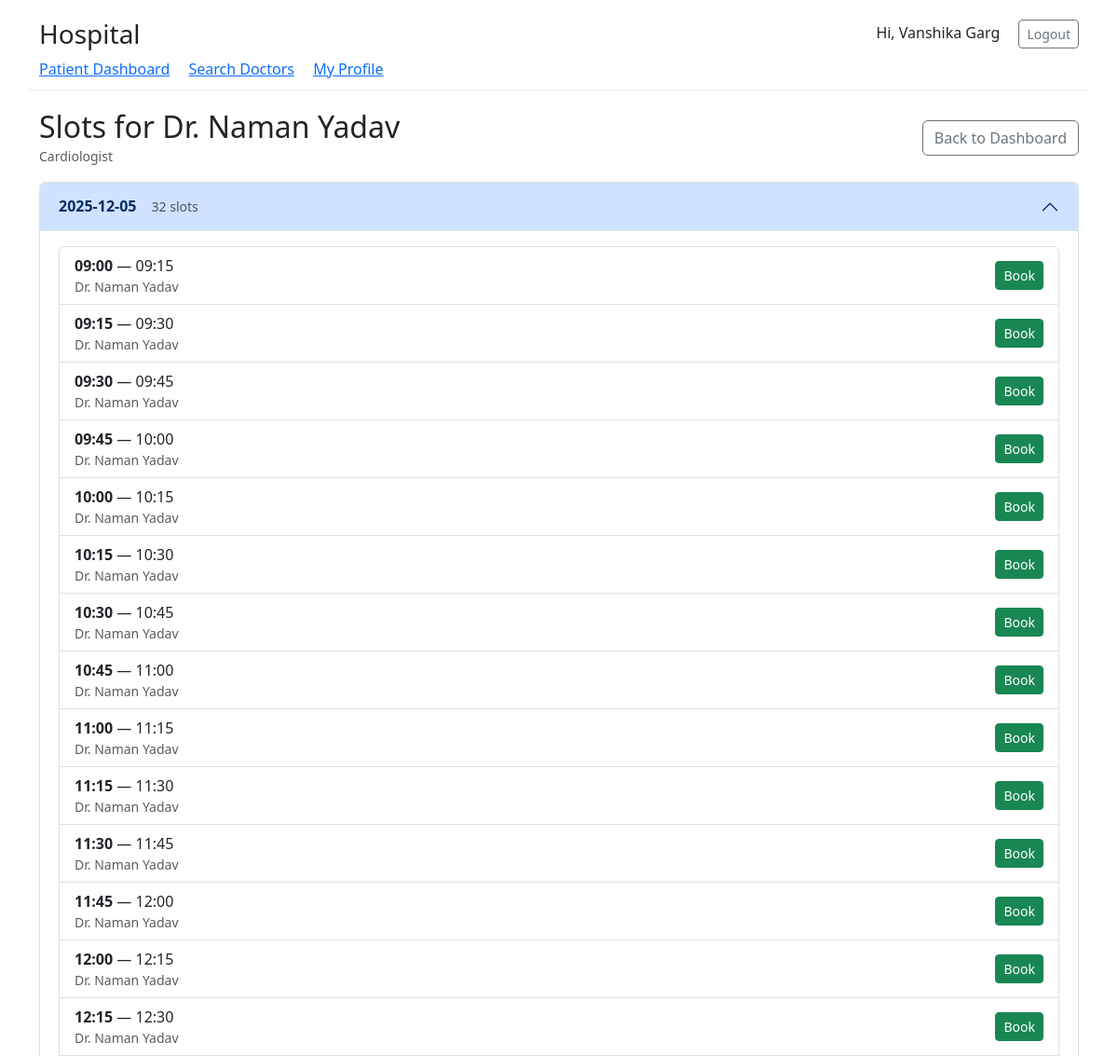
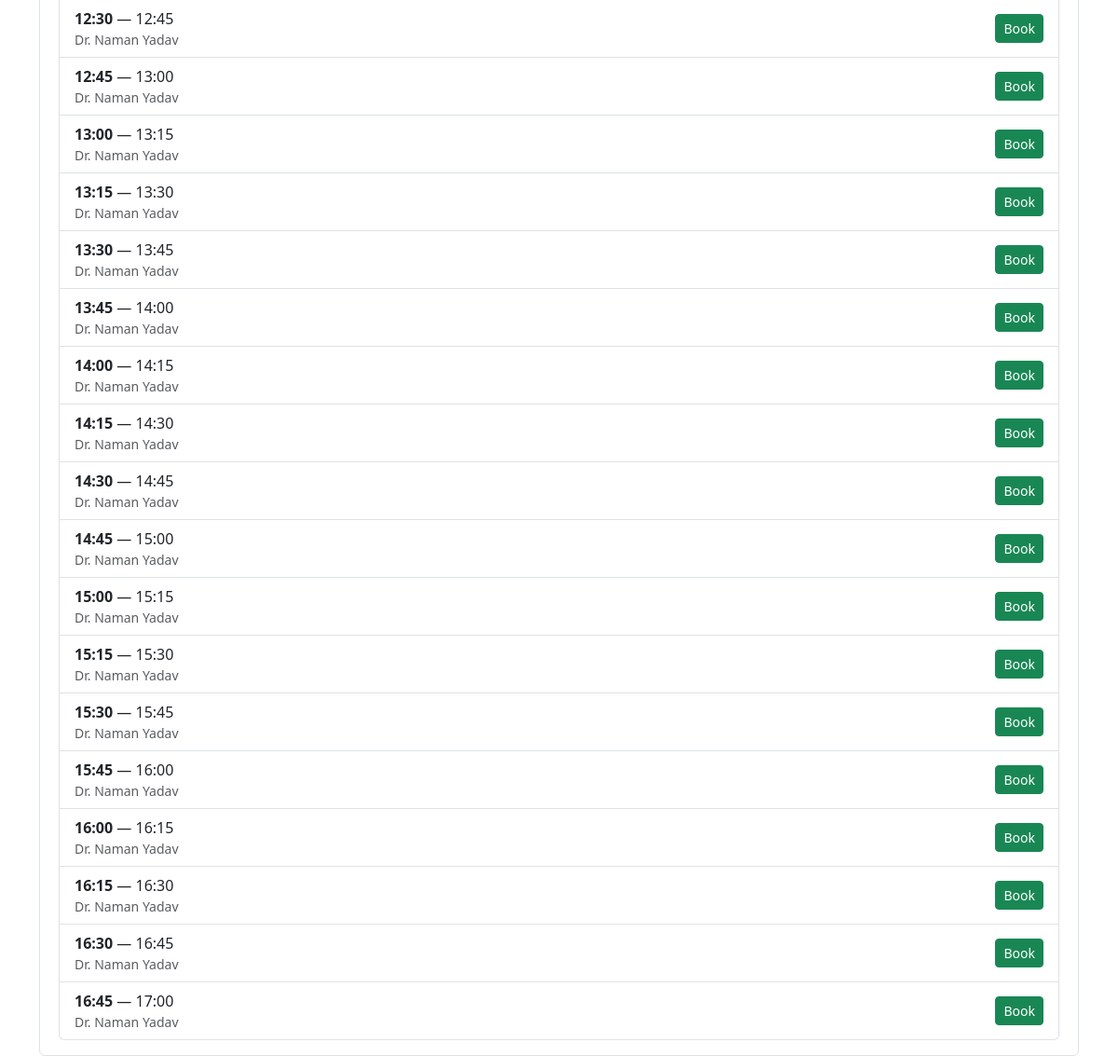
The app's page /patient/doctor/9/availability (signed in) with its own data (2 pictures, top to bottom).
### tables this page shows
CREATE TABLE users (
            id INTEGER PRIMARY KEY AUTOINCREMENT,
            username TEXT UNIQUE NOT NULL,
            password_hash TEXT NOT NULL,
            role TEXT NOT NULL CHECK(role IN ('admin','doctor','patient')),
            full_name TEXT,
            email TEXT,
            phone TEXT,
            is_active INTEGER DEFAULT 1
        );

CREATE TABLE departments (
            id INTEGER PRIMARY KEY AUTOINCREMENT,
            name TEXT UNIQUE NOT NULL,
            description TEXT
        );

CREATE TABLE doctor_availability (
            id INTEGER PRIMARY KEY AUTOINCREMENT,
            doctor_id INTEGER NOT NULL,
            date TEXT NOT NULL,            -- YYYY-MM-DD
            start_time TEXT NOT NULL,      -- HH:MM
            end_time TEXT NOT NULL,        -- HH:MM
            is_booked INTEGER DEFAULT 0,
            booked_by INTEGER,
            booked_at TEXT,
            FOREIGN KEY(doctor_id) REFERENCES doctors(id)
        );

### app.py (the view)
@app.route("/patient/doctor/<int:doctor_id>/availability")
@login_required(role="patient")
def patient_view_doctor_availability(doctor_id):
    db=get_db()
    doctor=db.execute("SELECT d.id,u.full_name, dep.name AS department FROM doctors d JOIN users u ON d.user_id=u.id LEFT JOIN departments dep ON d.department_id=dep.id WHERE d.id=?", (doctor_id,)).fetchone()
    if not doctor: flash("Doctor not found.", "danger"); return redirect(url_for("patient_dashboard"))
    slots = db.execute("SELECT id,date,start_time,end_time FROM doctor_availability WHERE doctor_id=? AND is_booked=0 AND date>=date('now') ORDER BY date,start_time", (doctor_id,)).fetchall()
    return render_template("patient_doctor_slots.html", doctor=doctor, slots=slots)

### app.py (called while the page is built, shortened)
def get_db():
    if "db" not in g:
        g.db = sqlite3.connect(DB_PATH, detect_types=sqlite3.PARSE_DECLTYPES)
        g.db.row_factory = sqlite3.Row
    return g.db

def login_required(role=None):
    from functools import wraps
    def decorator(f):
        @wraps(f)
        def wrapped(*args, **kwargs):
            if "user_id" not in session:
                return redirect(url_for("login"))
            return f(*args, **kwargs)
        return wrapped
    return decorator

### templates/patient_doctor_slots.html
{% extends "base.html" %}
{% block content %}
<div class="d-flex justify-content-between align-items-center mb-3">
  <div>
    <h2 class="mb-0">Slots for Dr. {{ doctor.full_name }}</h2>
    <small class="text-muted">{{ doctor.department or 'General' }}</small>
  </div>
  <div>
    <a class="btn btn-outline-secondary" href="{{ url_for('patient_dashboard') }}">Back to Dashboard</a>
  </div>
</div>
{% set grouped = {} %}
{% for s in slots %}
  {% set _ = grouped.setdefault(s.date, []).append(s) %}
{% endfor %}
{% if slots %}
  <div class="accordion" id="slotsAccordion">
    {% for date, day_slots in grouped.items() | sort %}
      <div class="accordion-item">
        <h2 class="accordion-header" id="head-{{ loop.index }}">
          <button class="accordion-button {% if not loop.first %}collapsed{% endif %}" type="button" data-bs-toggle="collapse" data-bs-target="#collapse-{{ loop.index }}" aria-expanded="{{ 'true' if loop.first else 'false' }}" aria-controls="collapse-{{ loop.index }}">
            <div class="me-3 fw-semibold">{{ date }}</div>
            <div class="text-muted small">{{ day_slots|length }} slot{{ 's' if day_slots|length > 1 }}</div>
          </button>
        </h2>
        <div id="collapse-{{ loop.index }}" class="accordion-collapse collapse {% if loop.first %}show{% endif %}" aria-labelledby="head-{{ loop.index }}" data-bs-parent="#slotsAccordion">
          <div class="accordion-body">
            <div class="list-group">
              {% for s in day_slots %}
                <div class="list-group-item d-flex justify-content-between align-items-center">
                  <div>
                    <strong>{{ s.start_time }}</strong> — {{ s.end_time }}
                    <div class="small text-muted">Dr. {{ doctor.full_name }}</div>
                  </div>
                  <div>
                    {% if s.is_booked %}
                      <span class="badge bg-secondary">Booked</span>
                    {% else %}
                      <a class="btn btn-sm btn-success" href="{{ url_for('patient_book_slot', slot_id=s.id) }}">Book</a>
                    {% endif %}
                  </div>
                </div>
              {% endfor %}
            </div>
          </div>
        </div>
      </div>
    {% endfor %}
  </div>
{% else %}
  <div class="alert alert-info">No available slots found for this doctor.</div>
{% endif %}
{% endblock %}

### templates/base.html (style rules this page uses)
body { padding-top: 20px; }

### records on screen
users: full_name "Naman Yadav"
departments: name "Cardiologist"
doctor_availability: date "2025-12-05", day_slots "32", value "s", start_time "09:00", end_time "09:15"
doctor_availability: start_time "09:15", end_time "09:30"
doctor_availability: start_time "09:30", end_time "09:45"
doctor_availability: start_time "09:45", end_time "10:00"
doctor_availability: start_time "10:00", end_time "10:15"
doctor_availability: start_time "10:15", end_time "10:30"
doctor_availability: start_time "10:30", end_time "10:45"
doctor_availability: start_time "10:45", end_time "11:00"
doctor_availability: start_time "11:00", end_time "11:15"
doctor_availability: start_time "11:15", end_time "11:30"
doctor_availability: start_time "11:30", end_time "11:45"
doctor_availability: start_time "11:45", end_time "12:00"
doctor_availability: start_time "12:00", end_time "12:15"
doctor_availability: start_time "12:15", end_time "12:30"
doctor_availability: start_time "12:30", end_time "12:45"
doctor_availability: start_time "12:45", end_time "13:00"
doctor_availability: start_time "13:00", end_time "13:15"
doctor_availability: start_time "13:15", end_time "13:30"
doctor_availability: start_time "13:30", end_time "13:45"
doctor_availability: start_time "13:45", end_time "14:00"
doctor_availability: start_time "14:00", end_time "14:15"
doctor_availability: start_time "14:15", end_time "14:30"
doctor_availability: start_time "14:30", end_time "14:45"
doctor_availability: start_time "14:45", end_time "15:00"
doctor_availability: start_time "15:00", end_time "15:15"
doctor_availability: start_time "15:15", end_time "15:30"
doctor_availability: start_time "15:30", end_time "15:45"
doctor_availability: start_time "15:45", end_time "16:00"
doctor_availability: start_time "16:00", end_time "16:15"
doctor_availability: start_time "16:15", end_time "16:30"
doctor_availability: start_time "16:30", end_time "16:45"
doctor_availability: start_time "16:45", end_time "17:00"

### other values on screen
{{ session.get('full_name') or '' }} "Vanshika Garg"
